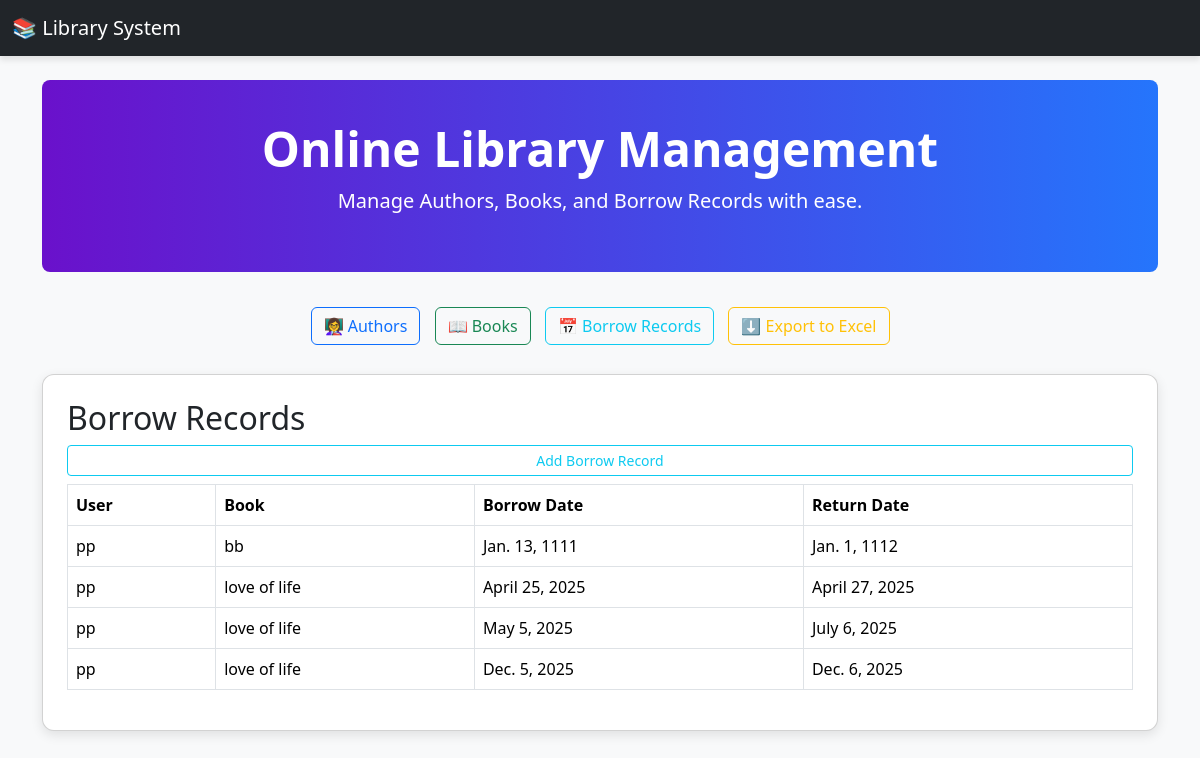
Screenshot of /lab/borrowrecords/ with the database file from the repository.
### libraryapp/models.py (models this page shows, shortened)
class BorrowRecord(models.Model):
    user_name = models.CharField(max_length=100)
    book = models.ForeignKey(Book, on_delete=models.CASCADE)
    borrow_date = models.DateField()
    return_date = models.DateField()

class Book(models.Model):
    title = models.CharField(max_length=200)
    genre = models.CharField(max_length=100)
    published_date = models.DateField()
    author = models.ForeignKey(Author, on_delete=models.CASCADE)

### libraryapp/views.py (the view)
# urls.py: path('borrowrecords/', BorrowRecordListView.as_view(), name='borrowrecord-list'),
class BorrowRecordListView(ListView):
    model = BorrowRecord
    template_name = 'libraryapp/borrowrecord_list.html'
    paginate_by = 10
    ordering=['return_date']

### libraryapp/templates/libraryapp/borrowrecord_list.html (shortened to what this page needs)
{% extends 'libraryapp/base.html' %}
{% block content %}
<h2>Borrow Records</h2>
<a href="{% url 'borrowrecord-add' %}" class="btn btn-sm btn-outline-info mb-2">Add Borrow Record</a>
<table class="table table-bordered">
    <thead><tr><th>User</th><th>Book</th><th>Borrow Date</th><th>Return Date</th></tr></thead>
    <tbody>
    {% for record in object_list %}
        <tr>
            <td>{{ record.user_name }}</td>
            <td>{{ record.book.title }}</td>
            <td>{{ record.borrow_date }}</td>
            <td>{{ record.return_date }}</td>
        </tr>
    {% empty %}
        <tr><td colspan="4">No records found.</td></tr>
    {% endfor %}
    </tbody>
</table>
{% endblock %}

### libraryapp/templates/libraryapp/base.html (style rules this page uses)
body { background-color: #f8f9fa; }

### rows the page displays
BorrowRecord: user_name "pp", book "bb", borrow_date "Jan. 13, 1111", return_date "Jan. 1, 1112"
BorrowRecord: user_name "pp", book "love of life", borrow_date "April 25, 2025", return_date "April 27, 2025"
BorrowRecord: user_name "pp", book "love of life", borrow_date "May 5, 2025", return_date "July 6, 2025"
BorrowRecord: user_name "pp", book "love of life", borrow_date "Dec. 5, 2025", return_date "Dec. 6, 2025"
